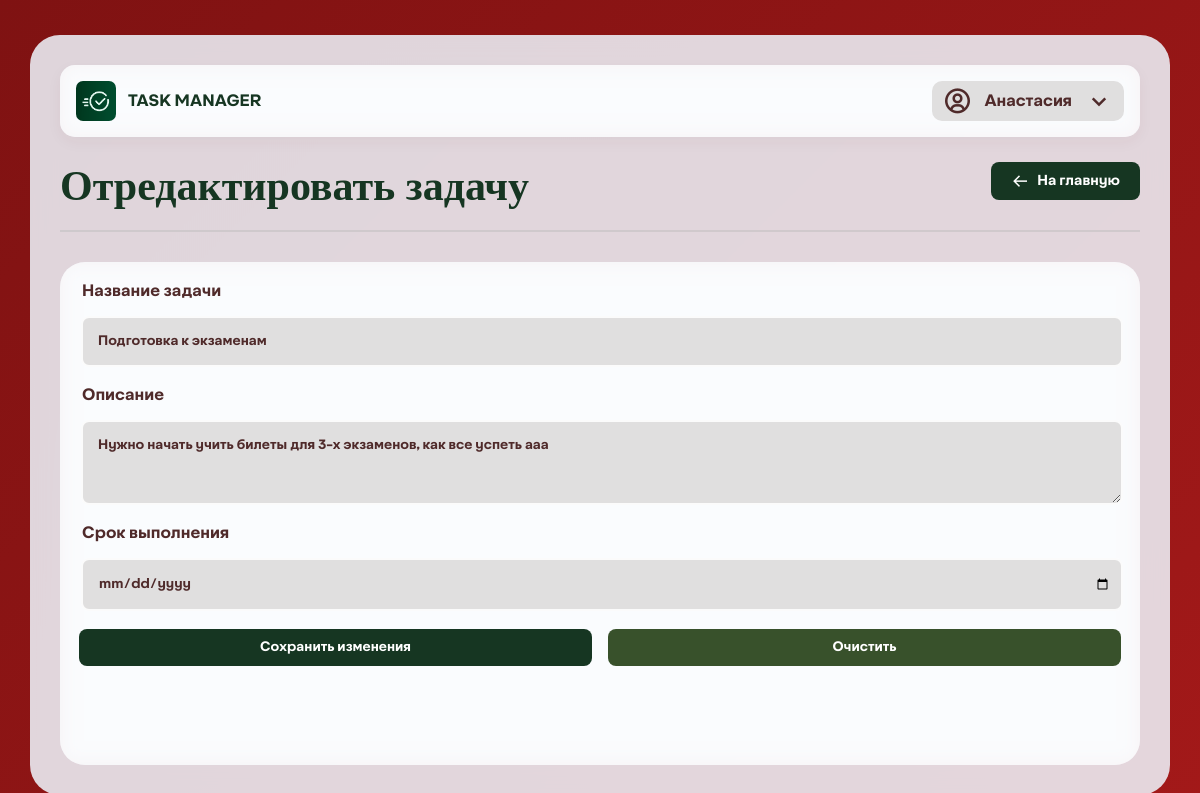
The page /edittask?task_id=6 (signed in) on the database its author committed.
### tables this page shows
CREATE TABLE users (
        id INTEGER PRIMARY KEY AUTOINCREMENT,
        name TEXT NOT NULL,
        username TEXT UNIQUE NOT NULL,
        password TEXT NOT NULL,
        created_time TEXT NOT NULL
    );

CREATE TABLE tasks (
        user_id INTEGER NOT NULL,
        id INTEGER PRIMARY KEY AUTOINCREMENT,
        name TEXT NOT NULL,
        description TEXT,
        status INTEGER DEFAULT 0, 
        limit_time TEXT DEFAULT NULL,
        created_time TEXT NOT NULL,
        priority INTEGER DEFAULT 0, 
        FOREIGN KEY (user_id) REFERENCES users (id)
    );

### application/pages.py (the view)
@router.get("/edittask", response_class=HTMLResponse)
def edit_task_page(request: Request, task_id: int):
    try:
        user_id = request.cookies.get("user_id")
        if not user_id:
            response = RedirectResponse("/", status_code=303)
            response.headers["Cache-Control"] = "no-cache, no-store, must-revalidate"
            return response
        user = get_user_id(int(user_id))
        task = get_task_id(task_id, int(user_id))
        return templates.TemplateResponse("edittask.html", {
            "request": request,
            "user": user,
            "task": task
        })
    except Exception:
        return RedirectResponse("/errorpage")

### templates/edittask.html (shortened to what this page needs)
{% extends 'base.html' %}
{% block content %}
<body class="tasks-page">
    <div class="tasks-container-edited">
        <div class="server-profile-bar">
            <div class="server-info">
                <img src="/static/images/logo-with.png" alt="Server" class="logo">
                <span class="server-name">TASK MANAGER</span>
            </div>
            <div class="profile-info">
                <i class='bx bx-user-circle'></i>
                <span class="name">{{ user[1] }}</span>
                <i class='bx bx-chevron-down'></i>
            </div>
        </div>
        <div class="tasks-header">
            <div class="header-with-back">
                <h1 class="text">Отредактировать задачу</h1>
                <button class="back-btn" onclick="location.href='/homepage'">
                    <i class='bx bx-arrow-back'></i>На главную
                </button>
            </div>
        </div>
        <div class="back-edit">
            <div class="categories">
                <form class="task-form" action="/edittask?task_id={{ task[1] }}" method="POST">
                    <div class="form-group">
                        <label>Название задачи</label>
                        <input type="text" name="name" value="{{ task[2] }}" placeholder="Введите название задачи" class="name">
                    </div>
                    <div class="form-group">
                        <label>Описание</label>
                        <textarea name="description" rows="3" placeholder="Введите описание задачи" class="name">{{ task[3] or '' }}</textarea>
                    </div>
                    <div class="form-group">
                        <label>Срок выполнения</label>
                        <input type="date" name="limit_time" value="{{ task[5] }}" class="name">
                    </div>
                    <div class="form-buttons">
                        <button type="submit" class="submit-btn">Сохранить изменения</button>
                        <button type="reset" class="reset-btn">Очистить</button>
                    </div>
            </form>
            </div>
        </div>
    </div>
</body>
{% endblock %}

### static/styles.css (style rules this page uses)
* { margin: 0; padding: 0; box-sizing: border-box; font-family: AKTIFO-A-BOLD_0; }
h1 { font-family: Strogo-Regular; z-index: 1; }
h1.text { font-size: 42px; }
form { width: 100%; }
.tasks-page { background: linear-gradient(135deg, rgb(127, 18, 18), rgb(163, 25, 25)); overflow-y: auto; overflow-x: auto; display: flex; justify-content: center; align-items: flex-start; min-height: 100vh; padding: 10px; }
.tasks-container, .tasks-container-edited { position: relative; width: 1480px; max-width: calc(100% - 40px); background: rgba(240, 248, 255, 0.85); backdrop-filter: blur(12px); border-radius: 30px; padding: 30px; margin: 25px auto; display: flex; flex-direction: column; min-height: calc(100vh - 40px); }
.back, .back-edit { position: relative; background: #0d331a13; border-radius: 25px; padding-top: 16px; padding-left: 16px; padding-right: 16px; flex: 1; width: 100%; display: flex; flex-direction: column; }
.back-edit { background: rgba(255, 255, 255, 0.7); backdrop-filter: blur(10px); border-radius: 25px; padding: 16px; flex: 1; width: 100%; display: flex; flex-direction: column; }
.tasks-header { text-align: left; margin-bottom: 30px; padding-bottom: 30px; border-bottom: 2px solid rgba(166, 169, 167, 0.3); }
.tasks-header h1 { font-size: 42px; color: #163622; margin-bottom: -10px; }
.server-profile-bar { display: flex; justify-content: space-between; align-items: center; background: rgba(255, 255, 255, 0.7); backdrop-filter: blur(10px); padding: 16px 16px; border-radius: 15px; margin-bottom: 25px; box-shadow: 0 5px 15px #4f2a2a0c; }
.server-info, .profile-info { display: flex; align-items: center; gap: 10px; font-size: 16px; color: #163622; }
.profile-info { background: #e0dfdf; position: relative; cursor: pointer; padding: 5px 10px; border-radius: 10px; z-index: 100; }
.server-profile-bar { overflow: visible; z-index: 10; }
.logo { width: 40px; height: 40px; object-fit: cover; border-radius: 7px; }
.profile-info i { font-size: 30px; color: #4f2a2a; }
.server-name, .name { font-weight: bold; margin: 2px; }
.name, .form-group input::placeholder, .form-group textarea::placeholder { color: #4f2a2a; }
.profile-info { cursor: pointer; transition: all 0.3s ease; padding: 5px 10px; border-radius: 10px; }
.header-with-back { display: flex; align-items: center; justify-content: space-between; width: 100%; }
.back-btn { background: #163622; border: none; padding: 10px 20px; border-radius: 8px; cursor: pointer; display: flex; align-items: center; gap: 8px; font-family: AKTIFO-A-BOLD_0; color: #ffffff; font-size: 14px; transition: background 0.3s ease; }
.back-btn i { font-size: 18px; color: #ffffff; }
.task-form input, .task-form textarea { width: 100%; padding: 15px; display: flex; margin-bottom: 18px; margin-top: 14px; background: #e0dfdf; border-radius: 8px; border: 2px solid #ffffffe1; outline: none; }
.form-buttons { display: flex; gap: 16px; }
.submit-btn { background: #163622; color: white; border: none; }
.reset-btn { background: rgb(56, 81, 43); color: white; border: none; }
.submit-btn, .reset-btn { flex: 1; padding: 10px; border-radius: 8px; cursor: pointer; transition: all 0.3s ease; transition: background 0.3s ease; }
label { color: #4f2a2a; margin-left: 3px; }
input[type="date"] { position: relative; }
.categories { padding: 3px; }

### rows shown on the page
users: name "Анастасия"
tasks: name "Подготовка к экзаменам", description "Нужно начать учить билеты для 3-х экзаменов, как все успеть ааа"
